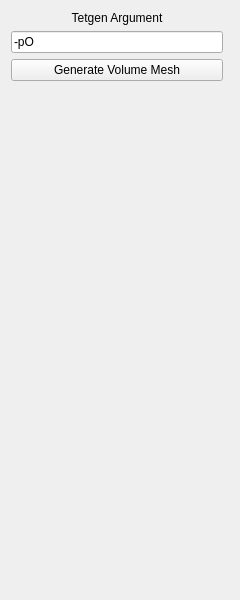
<?xml version="1.0" encoding="UTF-8"?>
<ui version="4.0">
 <class>VolumeMeshFromSurface_TabWidget</class>
 <widget class="QWidget" name="VolumeMeshFromSurface_TabWidget">
  <property name="geometry">
   <rect>
    <x>0</x>
    <y>0</y>
    <width>240</width>
    <height>600</height>
   </rect>
  </property>
  <property name="windowTitle">
   <string>Form</string>
  </property>
  <layout class="QGridLayout" name="gridLayout">
   <item row="3" column="0" colspan="2">
    <spacer name="verticalSpacer">
     <property name="orientation">
      <enum>Qt::Vertical</enum>
     </property>
     <property name="sizeHint" stdset="0">
      <size>
       <width>156</width>
       <height>161</height>
      </size>
     </property>
    </spacer>
   </item>
   <item row="0" column="0">
    <widget class="QLabel" name="label_Tetgn_arg">
     <property name="text">
      <string>Tetgen Argument</string>
     </property>
     <property name="alignment">
      <set>Qt::AlignCenter</set>
     </property>
    </widget>
   </item>
   <item row="2" column="0">
    <widget class="QPushButton" name="pushButton_gen_volume_mesh">
     <property name="text">
      <string>Generate Volume Mesh</string>
     </property>
    </widget>
   </item>
   <item row="1" column="0">
    <widget class="QLineEdit" name="lineEdit_tetgen_args">
     <property name="text">
      <string>-pO</string>
     </property>
    </widget>
   </item>
  </layout>
 </widget>
 <resources/>
 <connections/>
</ui>
